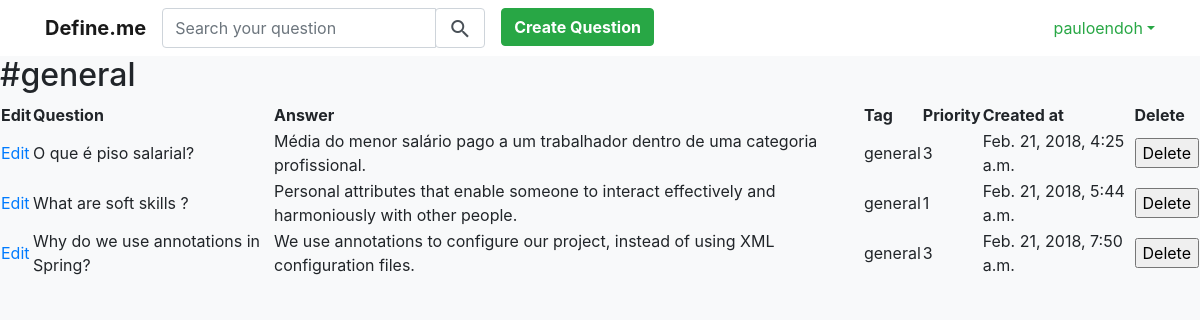
The page /tag/general (signed in) on the database its author committed.
### core/models.py (models this page shows)
class Question(models.Model):
    user = models.ForeignKey(User, on_delete=models.CASCADE)
    q = models.TextField(null=False)
    a = models.TextField(null=True, blank=True)
    tag = models.CharField(max_length=30, null=False)
    priority = models.FloatField(
        validators=[MinValueValidator(1), MaxValueValidator(3)], null=True, blank=True)
    created_at = models.DateTimeField(auto_now_add=True)

### core/views.py (the view)
# urls.py: path('tag/<str:tag>', views.show_tag, name='show_tag'),
@login_required
def show_tag(request, tag):
    user = request.user
    questions = Question.objects.filter(user=user, tag=tag)
    return render(request, 'tag.html', {"tag": tag, "questions": questions})

### core/templates/tag.html (shortened to what this page needs)
{% extends 'base.html' %}
{% block content %}
<h2>#{{ tag }}</h2>
<table>
    <tr>
        <th>Edit</th>
        <th>Question</th>
        <th>Answer</th>
        <th>Tag</th>
        <th>Priority</th>
        <th>Created at</th>
        <th>Delete</th>
    </tr>
    {% for question in questions %}
    <tr>
        <td>
            <a href="{% url 'edit_question' question.id %}">Edit</a>
        </td>
        <td>{{ question.q }}</td>
        <td>
            {{ question.a }}
        </td>
        <td>{{ question.tag }}</td>
        <td>{{ question.priority|floatformat }}</td>
        <td>{{ question.created_at }}</td>
        <td>
            <form method='post' action="{% url 'delete_question' %}">
                <input type="submit" value="Delete">
            </form>
        </td>
    </tr>
    {% endfor %}
</table>
{% endblock %}

### core/templates/base.html (shortened to what this page needs)
{% load staticfiles %}
<!DOCTYPE html>
<html lang="en">
<head>
    <link rel="stylesheet" href="{% static 'styles/bootstrap.css' %}">
    <link href="{% static 'styles/main.css' %}" rel="stylesheet">
</head>
<body class="bg-light">
{% if request.user.is_authenticated %}
<nav class="navbar navbar-expand-sm bg-white navbar-light">
    <div class="container">
        <ul class="navbar-nav mr-auto">
            <li class="nav-item">
                <a class="navbar-brand font-weight-bold" href="{% url 'index' %}">Define.me</a>
            </li>
            <li class="nav-item">
                <form class="form-inline" method="get" action="{% url 'search_question' %}">
                    <div class="input-group">
                        <input type="text" class="form-control" name="q" placeholder="Search your question"/>
                        <div class="input-group-append">
                            <button class="form-control"><i class="material-icons align-middle">search</i></button>
                        </div>
                    </div>
                </form>
            </li>
            <div class="pl-3">
                <li class="nav-item">
                    <a class="" href="{% url 'create_question' %}">
                        <button type="button" class="btn btn-success rounded font-weight-bold">Create Question</button>
                    </a>
                </li>
            </div>
        </ul>
        <ul class="navbar-nav">
            <li class="nav-item dropdown">
                <a class="nav-lnk dropdown-toggle no-underline text-success" href="#" id="navbardrop" data-toggle="dropdown">{{ request.user.username }}</a>
            </li>
        </ul>
    </div>
</nav>
{% endif %}
{% block content %}{% endblock %}
</body>
</html>

### rows shown on the page
Question: q "O que é piso salarial?", a "Média do menor salário pago a um trabalhador dentro de uma categoria profissional.", tag "general", priority "3", created_at "Feb. 21, 2018, 4:25 a.m."
Question: q "What are soft skills ?", a "Personal attributes that enable someone to interact effectively and harmoniously with other people.", tag "general", priority "1", created_at "Feb. 21, 2018, 5:44 a.m."
Question: q "Why do we use annotations in Spring?", a "We use annotations to configure our project, instead of using XML configuration files.", tag "general", priority "3", created_at "Feb. 21, 2018, 7:50 a.m."

### other values the page prints
{{ request.user.username }} "pauloendoh"
{{ tag }} "general"
